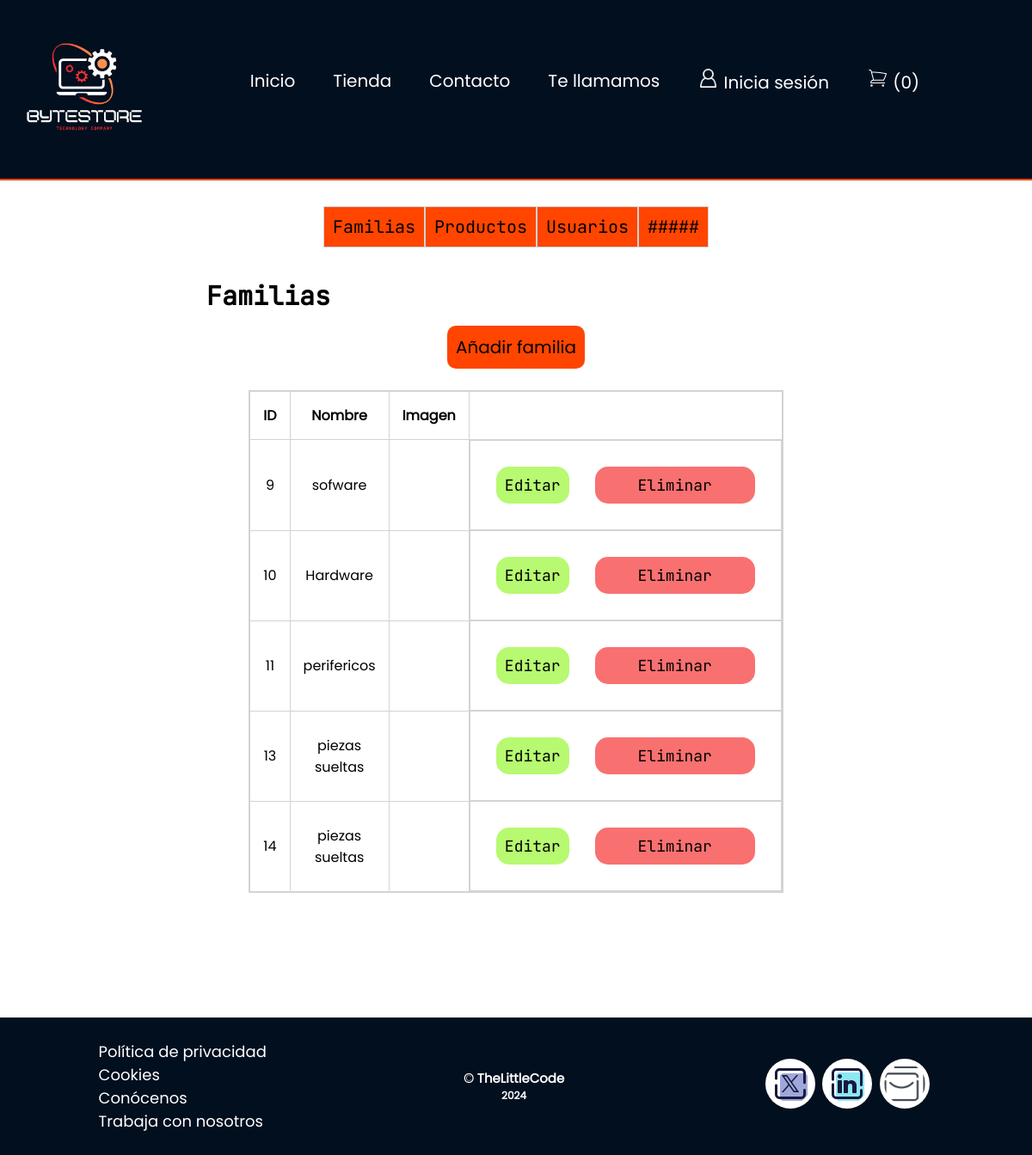
The page /panel_control/familias/index.php on the database as committed earlier.
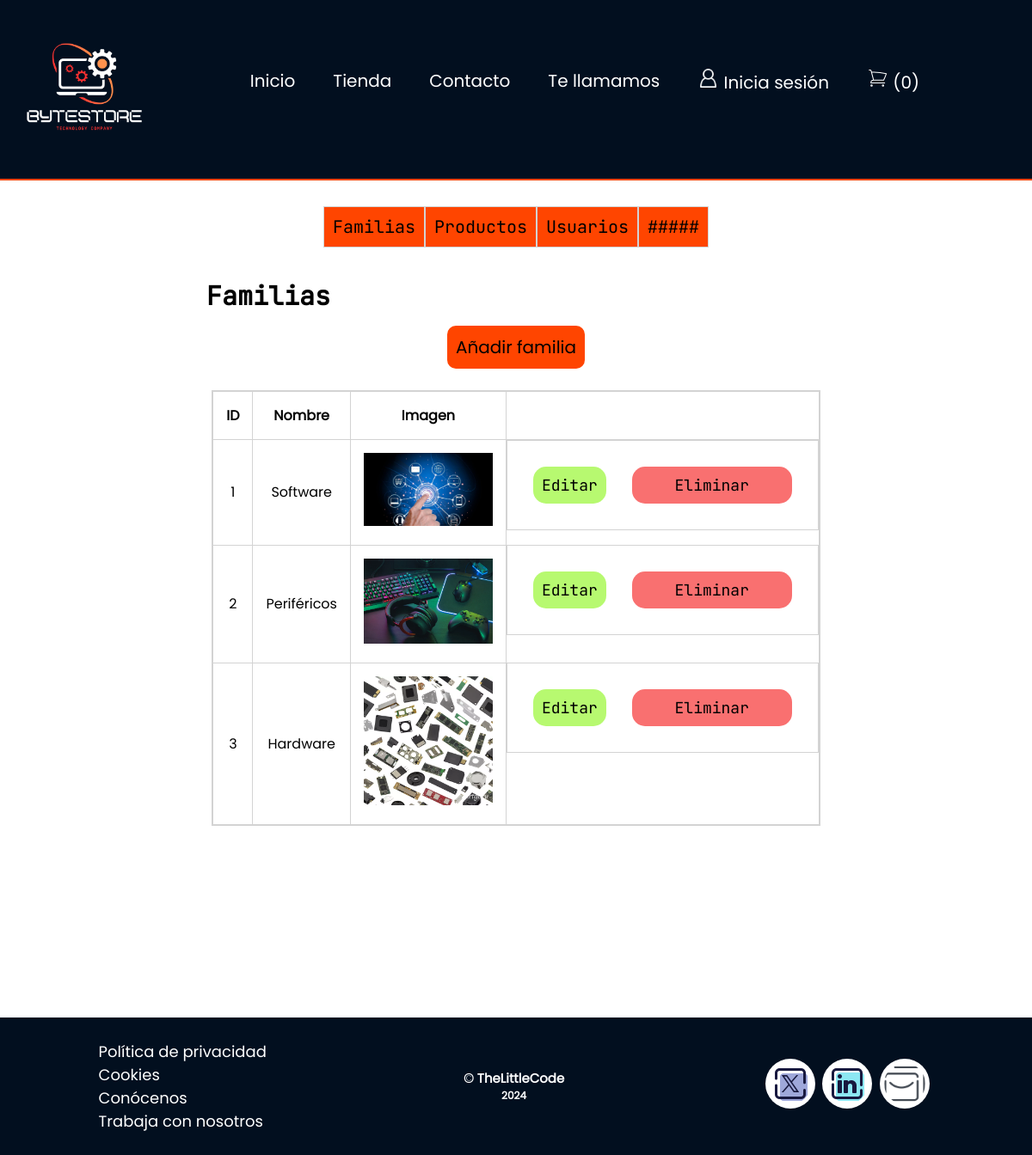
The same page on the database as committed later.
### tables this page shows
CREATE TABLE `familias` (
  `id` int(11) NOT NULL COMMENT 'Primary Key',
  `name` varchar(255) DEFAULT NULL,
  `Imagen` varchar(255) DEFAULT NULL COMMENT 'Imagen'
);

### panel_control/familias/index.php (the view, shortened to what this page needs)
<?php
include ('../../templates/header.php');
include ('../../bd.php');
?>
<?php
$sentencia = $conexion->prepare("SELECT * FROM familias");
$sentencia->execute();
$lista_familias = $sentencia->fetchAll(PDO::FETCH_ASSOC);
?>
<div class="second-menu">
    <div class="second-nav">
        <ul class="second-menu">
            <li><a href="index.php" class="btn-secondMenu">Familias</a></li>
            <li><a href="../productos/index.php" class="btn-secondMenu">Productos</a></li>
            <li><a href="../usuarios//index.php" class="btn-secondMenu">Usuarios</a></li>
            <li><a href="#" class="btn-secondMenu">#####</a></li>
        </ul>
    </div>
</div>
<h4>Familias</h4>
<section class="main-Tablas">
    <div class="card-table">
        <div class="card-header">
            <a href="crear.php" class="btn-primary">
                Añadir familia
            </a>
        </div>
        <div class="card-body">
            <div class="main-table">
                <table class="table">
                    <thead>
                        <tr>
                            <th>ID</th>
                            <th>Nombre</th>
                            <th>Imagen</th>
                            <th></th>
                        </tr>
                    </thead>
                    <tbody>
                        <?php
                        foreach ($lista_familias as $registro) {
                            ?>
                            <tr >
                                <td> <?php echo $registro['id']; ?> </td>
                                <td> <?php echo $registro['name']; ?> </td>
                                <td>
                                    <img width="150px" src="/assets/img/<?php echo $registro['Imagen']; ?>" alt="">
                                </td>
                                <td class="tdAcciones">
                                    <a class="btn-info" href="editar.php?txtID=<?php echo $registro['id']; ?>">Editar</a>
                                    <a class="btn-danger" href="index.php?txtID=<?php echo $registro['id']; ?>">Eliminar</a>
                                </td>
                            </tr>
                        <?php } ?>
                    </tbody>
                </table>
            </div>
        </div>
</section>
<?php
include ('../../templates/footer.php');
?>

### templates/header.php (shortened to what this page needs)
<?php
$url_base = "http://localhost/practicasregnatec/";
?>
<!DOCTYPE html>
<html lang="es">
<head>
    <link rel="stylesheet" type="text/css" href="<?php echo $url_base; ?>assets/css/index.css">
    <link rel="stylesheet" type="text/css" href="<?php echo $url_base; ?>assets/css/tienda.css">
    <link rel="stylesheet" type="text/css" href="<?php echo $url_base; ?>assets/css/contacto.css">
    <link rel="stylesheet" type="text/css" href="<?php echo $url_base; ?>assets/css/llamar.css">
    <link rel="stylesheet" type="text/css" href="<?php echo $url_base; ?>assets/css/perfil.css">
    <link rel="stylesheet" type="text/css" href="<?php echo $url_base; ?>assets/css/index_Control.css">
    <link rel="stylesheet" type="text/css" href="<?php echo $url_base; ?>assets/css/indexTablas.css">
    <link rel="stylesheet" type="text/css" href="<?php echo $url_base; ?>assets/css/crearTablas.css">
    <link rel="stylesheet" type="text/css" href="<?php echo $url_base; ?>assets/css/carrito.css">
    <link rel="stylesheet" type="text/css" href="<?php echo $url_base; ?>assets/css/pagar.css">
</head>
<body>
    <header>
        <div class="wrap">
            <div class="logotipo" id="logotipo">
                <a href="<?php echo $url_base; ?>/index.php">
                    <img src="<?php echo $url_base; ?>assets/img/logotipo.png" alt="logotipo">
                </a>
            </div>
            <nav class="nav">
                <ul id="menu" class="menu">
                    <li>
                        <a href="<?php echo $url_base; ?>/index.php">Inicio</a>
                    </li>
                    <li>
                        <a href="<?php echo $url_base; ?>/tienda.php">Tienda</a>
                    </li>
                    <li>
                        <a href="<?php echo $url_base; ?>/contacto.php">Contacto</a>
                    </li>
                    <li>
                        <a href="<?php echo $url_base; ?>/llamar.php">Te llamamos</a>
                    </li>
                    <?php if (isset($_SESSION['user_id'])) { ?>
                        <li>
                            <a href="<?php echo $url_base; ?>/login/perfil.php" id="login">
                                <img class="social-icon" src="<?php echo $url_base; ?>assets/img/user.png" alt="Icono-social">
                            </a>
                        </li>
                    <?php } else { ?>
                        <li>
                            <a href="<?php echo $url_base; ?>/login/index.php" id="login">
                                <img class="social-icon" src="<?php echo $url_base; ?>assets/img/user.png" alt="Icono-social">
                                Inicia sesión
                            </a>
                        </li>
                    <?php } ?>
                    <li>
                        <a href="<?php echo $url_base; ?>/mostrarCarrito.php">
                            <span>(<?php echo (empty($_SESSION['CARRITO'])) ? 0 : count($_SESSION['CARRITO']); ?>)</span>
                        </a>
                    </li>
                </ul>
            </nav>
        </div>
    </header>

### templates/footer.php (shortened to what this page needs)
<footer>
    <div class="apart">
        <ul>
            <li><a href="#">Política de privacidad</a></li>
            <li><a href="#">Cookies</a></li>
            <li><a href="#">Conócenos</a></li>
            <li><a href="#">Trabaja con nosotros </a></li>
        </ul>
    </div>
    <div class="credits">
        <h5>&copy; TheLittleCode</h5>
        <h6>2024</h6>
    </div>
    <div class="social-media">
        <ul>
            <li>
                <a href="#"> <img src="assets/img/twitterx.png" alt="Icono-TwitterX"> </a>
            </li>
            <li>
                <a href="#"> <img src="assets/img/linkedin.png" alt="Icono-LinkedIn"> </a>
            </li>
            <li>
                <a href="#"> <img src="assets/img/message.png" alt="Icono-mensaje"> </a>
            </li>
        </ul>
    </div>
</footer>
</body>
</html>

### assets/css/index.css (style rules this page uses)
* { margin: 0px; padding: 0px; font-family: 'Poppins'; }
header { width: 100%; height: 200px; border-bottom: 2px solid orangered; }
.wrap { width: 100%; height: 228px; display: flex; justify-content: space-around; align-items: center; background-color: rgb(2 15 31); }
.logotipo { float: left; }
.logotipo img { width: 150px; }
.nav { transition: max-height .5s ease-out; float: right; text-decoration: none; margin-top: 70px; margin-left: 50px; margin-right: 86px; }
.menu { display: flex; flex-direction: column; align-items: center; transform: translateY(-140%); }
.nav li { display: inline-block; }
.nav li a { color: white; font-size: 20px; padding: 10px 20px 10px 20px; text-decoration: none; }
.social-icon { filter: invert(1); width: 25px; }
.shoppingCart { width: 25px; }
@media screen and (min-width: 770px) { header { height: 208px; } }
@media screen and (min-width: 770px) { .wrap { width: 100%; height: 208px; display: flex; flex-direction: row; } }
@media screen and (min-width: 770px) { .menu { flex-direction: row; transform: translateY(-135%); } }
@media screen and (min-width: 770px) { .nav ul li { padding: 0; margin: 0px 2px; } }
footer { width: 100%; height: 160px; display: flex; align-items: center; color: white; background-color: rgb(2 15 31); margin-top: 20px; position: absolute; bottom: 0; justify-content: space-around; }
.apart ul li { list-style: none; }
.apart a { color: white; font-size: 18px; text-decoration: none; }
.credits { color: white; text-align: center; font-family: 'JetBrains'; font-size: 18px; text-decoration: none; }
.social-media { width: 200px; }
.social-media ul { display: flex; align-items: center; justify-content: space-around; list-style: none; }
.social-media ul img { max-width: 48px; max-height: 48px; background-color: white; padding: 5px; border-radius: 50%; }

### assets/css/tienda.css (style rules this page uses)
* { margin: 0px; padding: 0px; }

### assets/css/indexTablas.css (style rules this page uses)
h4 { font-family: 'JetBrains'; font-size: 30px; margin-top: 3%; margin-left: 20%; }
.main-Tablas { position: relative; min-height: 100vh; z-index: 2; text-align: center; margin: 0 auto; }
.second-menu { display: flex; align-items: center; justify-content: center; margin-top: 15px; }
.second-menu li { list-style: none; }
.btn-secondMenu { display: block; padding: 10px; color: black; background-color: orangered; font-family: 'JetBrains'; font-size: 20px; text-decoration: none; list-style: none; border: 1px solid lightgray; }
.btn-primary { max-width: 175px; display: block; border-radius: 10px; padding: 10px; color: black; font-size: 20px; background-color: orangered; text-align: center; text-decoration: none; margin-bottom: 10px; }
.table { border: 2px solid lightgray; border-collapse: collapse; max-width: 90%; margin: 0 auto; }
.table th, .table td { border: 1px solid lightgray; padding: 15px; }
.card-table { display: flex; flex-direction: column; align-items: center; }
.card-header { text-align: center; padding: 15px; }
.tdAcciones { display: flex; }
.btn-info { margin: 15px; padding: 10px; color: black; font-family: 'JetBrains'; font-size: 18px; background-color: rgb(183, 249, 112); border: none; border-radius: 15px; cursor: pointer; text-decoration: none; }
.btn-danger { width: 100px; padding: 10px; color: black; font-family: 'JetBrains'; font-size: 18px; background-color: rgb(255, 179, 0); border: none; border-radius: 15px; cursor: pointer; text-decoration: none; }
footer { position: relative; bottom: 0; }

### assets/css/crearTablas.css (style rules this page uses)
.btn-danger { min-width: 166px; margin: 15px; padding: 10px; color: black; font-family: 'JetBrains'; font-size: 18px; background-color: rgb(249, 112, 112); border: none; border-radius: 15px; cursor: pointer; text-decoration: none; }

Rows that differ between the two databases and show on the page:
removed familias: id "9", name "sofware"
removed familias: id "10", name "Hardware"
removed familias: id "11", name "perifericos"
removed familias: id "13", name "piezas sueltas"
removed familias: id "14", name "piezas sueltas"
added familias: id "1", name "Software", Imagen (picture)
added familias: id "2", name "Periféricos", Imagen (picture)
added familias: id "3", name "Hardware", Imagen (picture)
